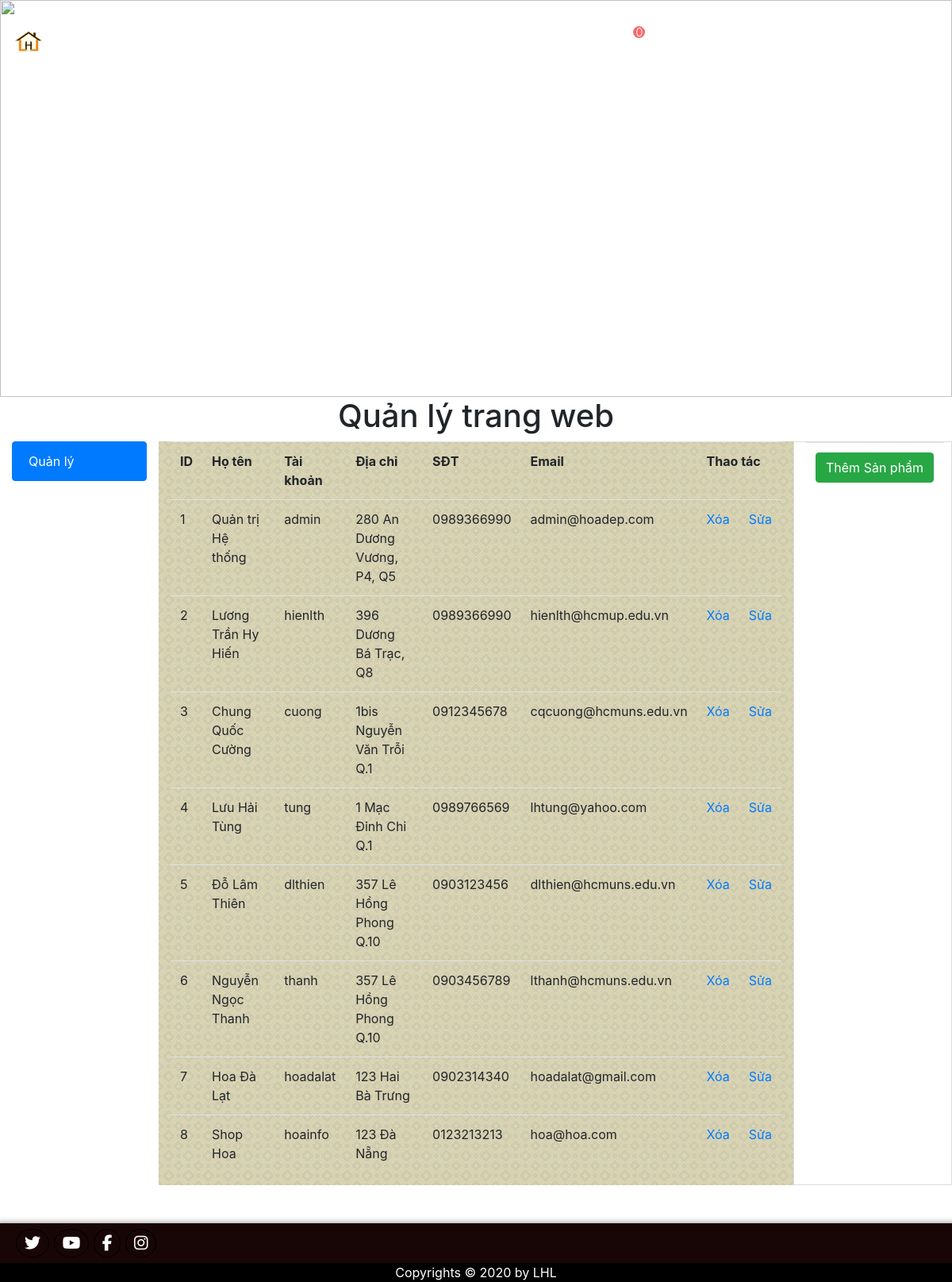
Page /Layout_Web/PDO/Manager/QuanLyAccount.php on the earlier database version.
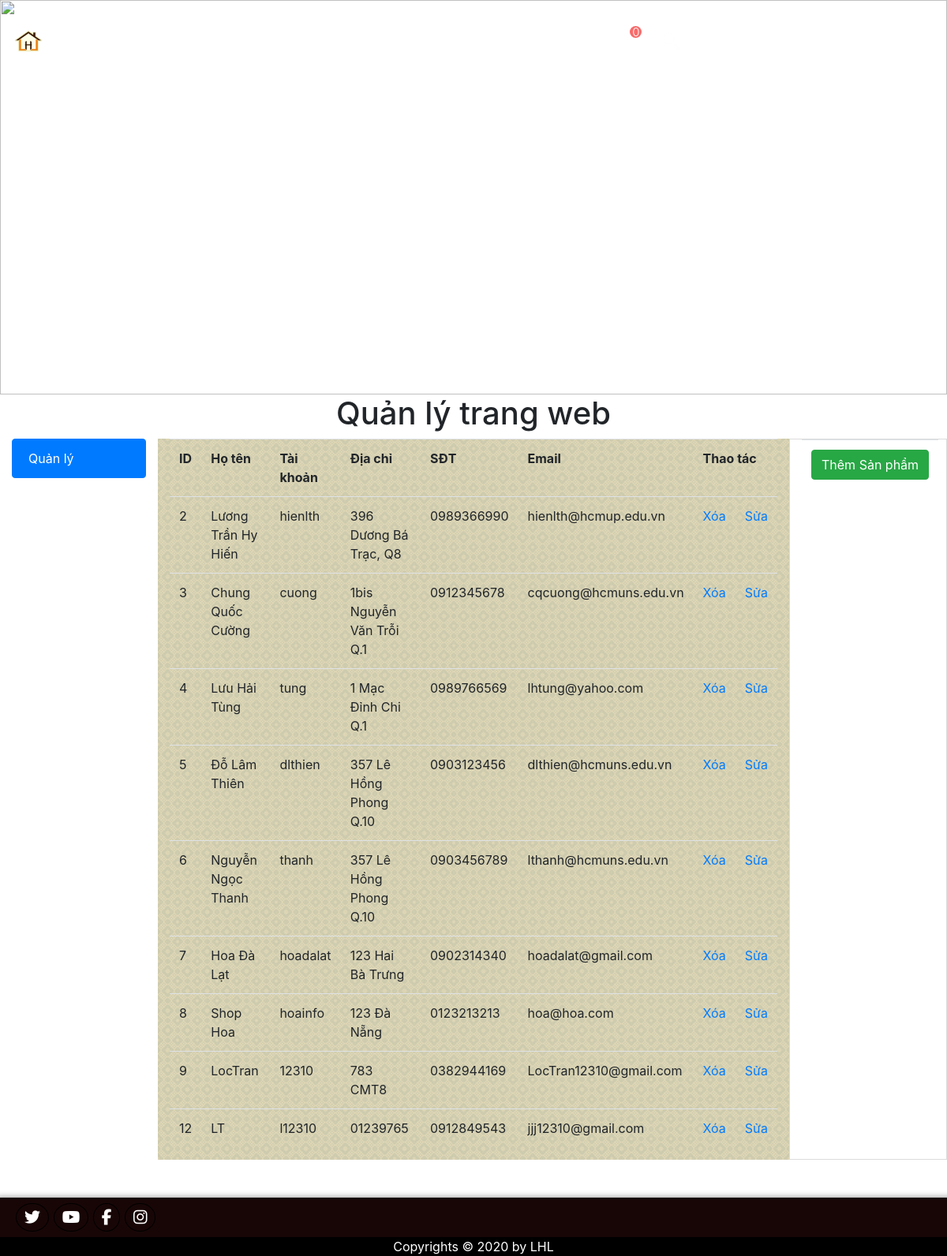
Same page on the later database version.
### tables this page shows
CREATE TABLE `khachhang` (
  `MaKH` int(11) NOT NULL,
  `TenDN` varchar(20) NOT NULL,
  `MatKhau` varchar(32) NOT NULL,
  `HoTen` varchar(50) NOT NULL,
  `DiaChi` varchar(50) DEFAULT NULL,
  `DienThoai` int(11) DEFAULT NULL,
  `Email` varchar(30) DEFAULT NULL
);

### Layout_Web/PDO/DataProvider.php (called while the page is built)
<?php
class DataProvider
{
	public static function ExecuteQuery($sql)
	{
		try{
			$dsn = "mysql:host=localhost;dbname=furniture";
			$dbh = new PDO($dsn, "root", "");
			$dbh->query("SET NAMES utf8");
			$result = $dbh->query($sql);
		}catch(Exception $ex){
			echo "Lỗi: ";
		}
		finally{
			$dbh = null;
		}
		return $result;
	}
}
?>

### Layout_Web/PDO/Manager/QuanLyAccount.php (the view, shortened to what the changed rows need)
<!DOCTYPE html>
<html lang="en">
<head>
    <link rel="stylesheet" href="../products.css">
    <link rel="stylesheet" type="text/css" href="../../css/manager.css">
    <link rel="stylesheet" href="https://maxcdn.bootstrapcdn.com/bootstrap/4.4.1/css/bootstrap.min.css">
    <link rel="stylesheet" href="https://use.fontawesome.com/releases/v5.6.3/css/all.css">
    <link rel="stylesheet" href="../../OwlCarousel2-2.3.4/src/js/owl.carousel.js">
    <link rel="stylesheet" href="../../OwlCarousel2-2.3.4/dist/assets/owl.carousel.min.css">
    <link rel="stylesheet" href="../../OwlCarousel2-2.3.4/dist/assets/owl.theme.green.min.css">
    <link rel="stylesheet" href="https://cdnjs.cloudflare.com/ajax/libs/animate.css/3.7.2/animate.min.css">
</head>
<body>
<div id="txtFist">
    <h1>Quản lý trang web</h1>
    <div class="container-fluid " id="managerpro">
        <div class="row">
            <div class="col-8" id="centercot">
                <table class="table table-hover">
                    <tr>
                        <th scope="col">ID</th>
                        <th scope="col">Họ tên</th>
                        <th scope="col">Tài khoản</th>
                        <th scope="col">Địa chỉ</th>
                        <th scope="col">SĐT</th>
                        <th scope="col">Email</th>
                        <th scope="col" colspan="2">Thao tác</th>
                    </tr>
                    <?php
                        include_once("../DataProvider.php");
                        $sql = "SELECT * FROM khachhang";
                        $result = DataProvider::ExecuteQuery($sql);
                        while($row = $result->fetch())
                        {
                    ?>
                    <tr>
                        <td><?= $row['MaKH'] ?></td>
                        <td><?= $row['HoTen'] ?></td>
                        <td><?= $row['TenDN'] ?></td>
                        <td><?= $row['DiaChi'] ?></td>
                        <td><?= "0".$row['DienThoai'] ?></td>
                        <td><?= $row['Email'] ?></td>
                        <td><a href="QuanLyAccount.php?delete=<?= $row['MaKH'] ?> "onclick="return confirm('Bạn Có Chắc Muốn Xóa');" >Xóa</a></td>
                        <td><a href="edit_user.php?edit=<?= $row['MaKH'] ?> " >Sửa</a></td>
                    </tr>
                    <?php }?>
                </table>
            </div>
        </div>
    </div>
</div>
    <?php
    include_once("../DataProvider.php");
?>
</body>
</html>

Differences in the rows shown:
removed khachhang: MaKH "1", HoTen "Quản trị Hệ thống", TenDN "admin", DiaChi "280 An Dương Vương, P4, Q5", DienThoai "989366990", Email "admin@hoadep.com"
added khachhang: MaKH "9", HoTen "LocTran", TenDN "12310", DiaChi "783 CMT8", DienThoai "382944169", Email "LocTran12310@gmail.com"
added khachhang: MaKH "12", HoTen "LT", TenDN "l12310", DiaChi "01239765", DienThoai "912849543", Email "jjj12310@gmail.com"
